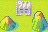

The image is a tile-based game level rendered from a .tmx file. Its description and complete source (layers, tilesets, objects, tile grids) follow:
An orthogonal 3x2 tile map with 16x16 px tiles, 1 tile layer (Tile Layer 1).

<map version="1.5" tiledversion="1.7.2" orientation="orthogonal" renderorder="right-down" width="3" height="2" tilewidth="16" tileheight="16" infinite="0" nextlayerid="2" nextobjectid="1">
 <tileset firstgid="1" name="aw2.png" tilewidth="16" tileheight="16" tilecount="512" columns="32">
  <image source="aw2.png" trans="ffffff" width="512" height="256" />
 </tileset>
 <layer id="1" name="Tile Layer 1" width="3" height="2">
  <data>
   <tile gid="2" />
   <tile gid="450" />
   <tile gid="68" />
   <tile gid="33" />
   <tile gid="34" />
   <tile gid="36" />
  </data>
 </layer>
</map>